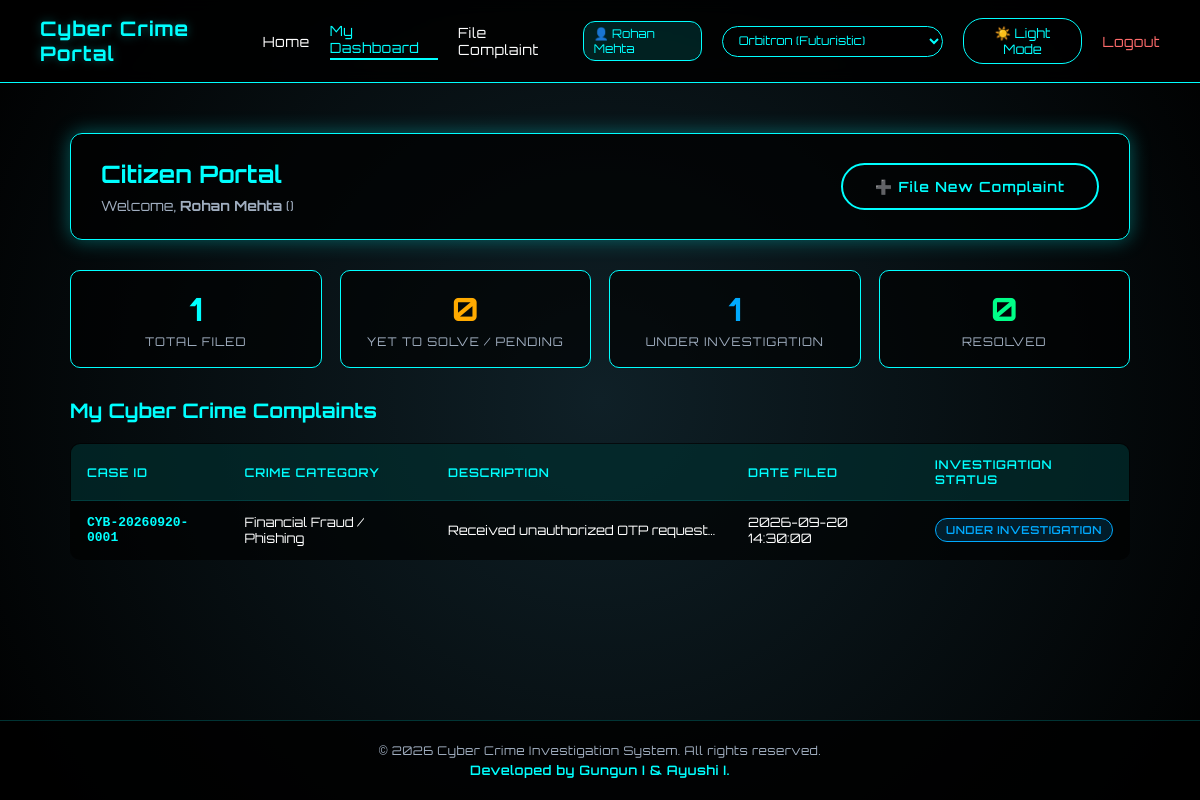
The page /user/dashboard (signed in) on the database its author committed.
### tables this page shows
CREATE TABLE complaints (
            id TEXT PRIMARY KEY,
            user_id INTEGER,
            name TEXT NOT NULL,
            email TEXT NOT NULL,
            phone TEXT,
            crime_type TEXT NOT NULL,
            description TEXT NOT NULL,
            suspect_info TEXT,
            status TEXT DEFAULT 'Pending',
            assigned_investigator TEXT,
            investigation_notes TEXT,
            filed_at TEXT NOT NULL,
            updated_at TEXT NOT NULL,
            FOREIGN KEY (user_id) REFERENCES users(id)
        );

### app.py (the view)
@app.route('/user/dashboard')
@login_required(role='user')
def user_dashboard():
    user_id = session.get('user_id')
    user_complaints = database.get_complaints_by_user(user_id)
    return render_template('user_dashboard.html', complaints=user_complaints)

### app.py (called while the page is built)
def login_required(role=None):
    def decorator(f):
        @wraps(f)
        def decorated_function(*args, **kwargs):
            if 'user_id' not in session:
                flash("Please log in to access this page.", "error")
                return redirect(url_for('login'))
            if role and session.get('role') != role:
                flash(f"Access restricted. You must be logged in as an {role}.", "error")
                if session.get('role') == 'user':
                    return redirect(url_for('user_dashboard'))
                return redirect(url_for('investigator_dashboard'))
            return f(*args, **kwargs)
        return decorated_function
    return decorator

@app.context_processor
def inject_user():
    current_user = None
    if 'user_id' in session:
        current_user = {
            'id': session.get('user_id'),
            'username': session.get('username'),
            'full_name': session.get('full_name'),
            'role': session.get('role'),
            'badge_number': session.get('badge_number'),
            'department': session.get('department')
        }
    return dict(current_user=current_user, active_case_id=session.get('active_case_id'))

### database.py (called while the page is built)
def get_db_connection():
    conn = sqlite3.connect(DB_PATH)
    conn.row_factory = sqlite3.Row
    return conn

def get_complaints_by_user(user_id):
    conn = get_db_connection()
    cursor = conn.cursor()
    cursor.execute('SELECT * FROM complaints WHERE user_id = ? ORDER BY filed_at DESC', (user_id,))
    rows = cursor.fetchall()
    conn.close()
    return rows

### templates/user_dashboard.html (shortened to what this page needs)
<!DOCTYPE html>
<html lang="en">
<head>
    <link rel="stylesheet" href="{{ url_for('static', filename='css/style.css') }}">
</head>
<body>
<div class="navbar">
    <a href="/" class="logo">Cyber Crime Portal</a>
    <div class="nav-links">
        <a href="/" class="nav-item">Home</a>
        <a href="/user/dashboard" class="active">My Dashboard</a>
        <a href="/complaint" target="_blank">File Complaint</a>
        <span class="user-badge">👤 {{ current_user.full_name }}</span>
        <div class="font-selector-wrapper">
            <select id="font-selector" class="font-selector-select" onchange="changeFont(this.value)" title="Choose UI Font">
                <option value="Orbitron" style="font-family: 'Orbitron', sans-serif;">Orbitron (Futuristic)</option>
            </select>
        </div>
        <button id="theme-toggle-btn" class="theme-toggle-btn" onclick="toggleTheme()">☀️ Light Mode</button>
        <a href="/logout" style="color: #ff6b6b;">Logout</a>
    </div>
</div>
<div class="main-wrapper">
    <div class="citizen-dashboard">
        <div class="user-welcome-card">
            <div>
                <h1 style="margin: 0 0 8px 0; font-size: 24px; color: var(--text-accent);">Citizen Portal</h1>
                <p style="margin: 0; color: var(--text-muted); font-size: 14px;">
                    Welcome, <strong>{{ current_user.full_name }}</strong> ({{ current_user.email }})
                </p>
            </div>
            <a href="/complaint" target="_blank" class="btn">➕ File New Complaint</a>
        </div>
        <div class="stats-grid">
            <div class="stat-card">
                <div class="count">{{ complaints|length }}</div>
                <div class="title">Total Filed</div>
            </div>
            <div class="stat-card">
                <div class="count" style="color: var(--badge-pending);">
                    {{ complaints|selectattr('status', 'equalto', 'Pending')|list|length }}
                </div>
                <div class="title">Yet to Solve / Pending</div>
            </div>
            <div class="stat-card">
                <div class="count" style="color: var(--badge-investigating);">
                    {{ complaints|selectattr('status', 'equalto', 'Under Investigation')|list|length }}
                </div>
                <div class="title">Under Investigation</div>
            </div>
            <div class="stat-card">
                <div class="count" style="color: var(--badge-resolved);">
                    {{ complaints|selectattr('status', 'equalto', 'Resolved')|list|length }}
                </div>
                <div class="title">Resolved</div>
            </div>
        </div>
        <h2 style="color: var(--text-accent); font-size: 20px; margin-bottom: 15px;">My Cyber Crime Complaints</h2>
        {% if complaints %}
        <table class="cyber-table">
            <thead>
                <tr>
                    <th>Case ID</th>
                    <th>Crime Category</th>
                    <th>Description</th>
                    <th>Date Filed</th>
                    <th>Investigation Status</th>
                </tr>
            </thead>
            <tbody>
                {% for c in complaints %}
                <tr>
                    <td style="font-family: monospace; font-weight: bold; color: var(--text-accent);">{{ c.id }}</td>
                    <td>{{ c.crime_type }}</td>
                    <td style="max-width: 300px; white-space: nowrap; overflow: hidden; text-overflow: ellipsis;" title="{{ c.description }}">
                        {{ c.description }}
                    </td>
                    <td>{{ c.filed_at }}</td>
                    <td>
                        {% if c.status == 'Pending' %}
                            <span class="badge badge-pending">Yet to Solve (Pending)</span>
                        {% elif c.status == 'Under Investigation' or c.status == 'Evidence Collected' or c.status == 'Forensic Analysis' %}
                            <span class="badge badge-investigating">{{ c.status }}</span>
                        {% else %}
                            <span class="badge badge-resolved">{{ c.status }}</span>
                        {% endif %}
                    </td>
                </tr>
                {% endfor %}
            </tbody>
        </table>
        {% endif %}
    </div>
</div>
<footer class="site-footer">
    <p>&copy; 2026 Cyber Crime Investigation System. All rights reserved.</p>
    <p class="dev-credit">Developed by Gungun I &amp; Ayushi I.</p>
</footer>
</body>
</html>

### static/css/style.css (style rules this page uses)
:root { --current-font: 'Orbitron', sans-serif; --bg-body: radial-gradient(circle at center, #0f2027, #000000); --bg-panel: rgba(0, 0, 0, 0.75); --bg-card: rgba(0, 0, 0, 0.65); --border-cyan: #00ffff; --glow-cyan: rgba(0, 255, 255, 0.35); --text-primary: #ffffff; --text-muted: #a0aec0; --text-accent: #00ffff; --nav-bg: rgba(0, 0, 0, 0.85); --footer-bg: rgba(0, 0, 0, 0.85); --input-bg: rgba(0, 0, 0, 0.5); --table-header-bg: rgba(0, 255, 255, 0.12); --table-row-hover: rgba(0, 255, 255, 0.05); --badge-pending: #ffaa00; --badge-investigating: #00aaff; --badge-resolved: #00ff88; }
* { box-sizing: border-box; }
body { margin: 0; font-family: var(--current-font); background: var(--bg-body); color: var(--text-primary); min-height: 100vh; display: flex; flex-direction: column; overflow-x: hidden; transition: background 0.3s ease, color 0.3s ease; }
.navbar { display: flex; justify-content: space-between; align-items: center; padding: 16px 40px; background: var(--nav-bg); border-bottom: 1px solid var(--border-cyan); position: relative; z-index: 100; backdrop-filter: blur(8px); }
.logo { font-size: 20px; font-weight: 700; color: var(--text-accent); text-shadow: 0 0 10px var(--glow-cyan); letter-spacing: 1px; text-decoration: none; }
.nav-links { display: flex; align-items: center; gap: 20px; }
.nav-links a { text-decoration: none; color: var(--text-primary); font-size: 14px; letter-spacing: 0.5px; transition: 0.3s; }
.nav-links .active { color: var(--text-accent); border-bottom: 2px solid var(--text-accent); padding-bottom: 2px; }
.theme-toggle-btn { background: transparent; border: 1px solid var(--border-cyan); color: var(--text-accent); padding: 6px 14px; border-radius: 20px; cursor: pointer; font-size: 13px; font-family: inherit; display: inline-flex; align-items: center; gap: 6px; transition: 0.3s; }
.font-selector-wrapper { display: inline-flex; align-items: center; gap: 6px; }
.font-selector-select { background: var(--input-bg); border: 1px solid var(--border-cyan); color: var(--text-accent); padding: 6px 12px; border-radius: 20px; font-size: 12px; cursor: pointer; outline: none; transition: 0.3s; font-family: inherit; width: auto; }
.font-selector-select option { background: #0f2027; color: #ffffff; padding: 8px 12px; font-size: 13px; }
.user-badge { font-size: 12px; padding: 4px 10px; border-radius: 12px; background: rgba(0, 255, 255, 0.12); border: 1px solid var(--border-cyan); color: var(--text-accent); }
.main-wrapper { flex: 1; display: flex; flex-direction: column; position: relative; z-index: 1; }
.btn { display: inline-block; padding: 13px 32px; border: 2px solid var(--border-cyan); background: transparent; color: var(--text-accent); font-size: 14px; font-family: inherit; letter-spacing: 1px; border-radius: 30px; cursor: pointer; text-decoration: none; transition: 0.3s; font-weight: 600; }
input, select, textarea { width: 100%; padding: 12px 16px; background: var(--input-bg); border: 1px solid var(--border-cyan); border-radius: 8px; outline: none; color: var(--text-primary); font-size: 14px; font-family: inherit; transition: 0.3s; }
.cyber-table { width: 100%; border-collapse: collapse; background: var(--bg-card); border: 1px solid var(--border-cyan); border-radius: 10px; overflow: hidden; margin-top: 20px; }
.cyber-table th, .cyber-table td { padding: 13px 16px; text-align: left; border-bottom: 1px solid rgba(0, 255, 255, 0.12); font-size: 13px; }
.cyber-table th { background: var(--table-header-bg); color: var(--text-accent); font-weight: 600; text-transform: uppercase; letter-spacing: 0.8px; font-size: 12px; }
.cyber-table td { color: var(--text-primary); }
.badge { display: inline-block; padding: 4px 10px; border-radius: 12px; font-size: 11px; font-weight: 600; text-transform: uppercase; letter-spacing: 0.5px; }
.badge-investigating { background: rgba(0, 170, 255, 0.15); border: 1px solid var(--badge-investigating); color: var(--badge-investigating); }
.site-footer { text-align: center; padding: 18px 15px; color: var(--text-muted); font-size: 12px; border-top: 1px solid rgba(0, 255, 255, 0.2); background: var(--footer-bg); margin-top: auto; letter-spacing: 0.5px; position: relative; z-index: 10; }
.site-footer p { margin: 4px 0; }
.site-footer .dev-credit { color: var(--text-accent); font-size: 13px; font-weight: 600; }

### rows shown on the page
complaints: full_name "Rohan Mehta", id "CYB-20260920-0001", crime_type "Financial Fraud / Phishing", description "Received unauthorized OTP request…", filed_at "2026-09-20 14:30:00", status "UNDER INVESTIGATION"

### other values the page prints
{{ complaints|length }} "1"
{{ complaints|selectattr('status', 'equalto', 'Pending')|list|length }} "0"
{{ complaints|selectattr('status', 'equalto', 'Resolved')|list|length }} "0"
